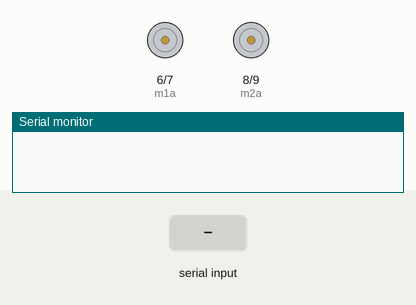
A sketch run on a simulated Arduino Uno, built with avr-gcc and run on an emulated ATmega328P. On the bench: motor-driver pin pairs drawn as motors (green arrow = first pin HIGH = forward, orange = second pin HIGH = backward, longer = more drive), the last lines printed to the serial monitor. Inputs (shaded band) come from the test bench.

Above: at 1.2 s.
1.3 s: "1" received over Serial
At 1.7 s:
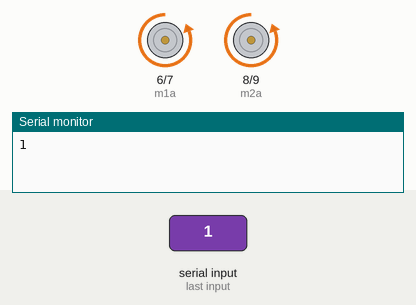
2.8 s: "2" received over Serial
At 4.0 s:
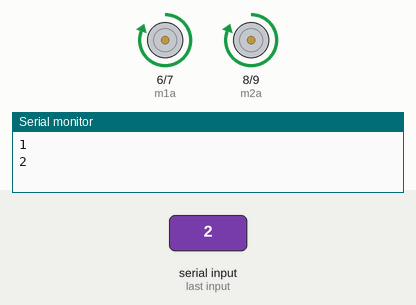
4.3 s: "3" received over Serial
At 5.2 s:
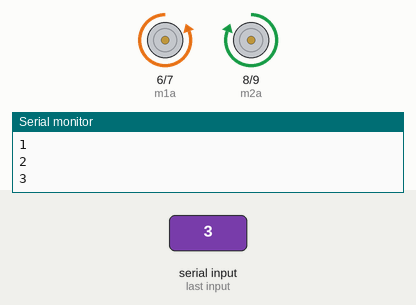
5.8 s: "4" received over Serial
At 6.3 s:
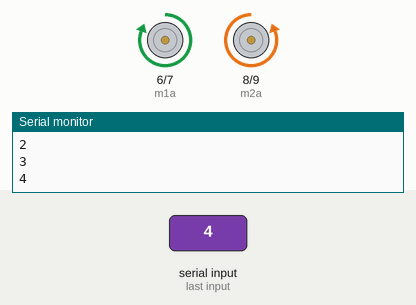
7.3 s: "0" received over Serial
At 8.7 s:
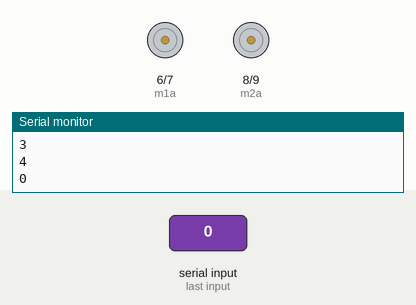
Timing chart, 0 to 9.8 s (numbered marks = the images above; inputs shaded):
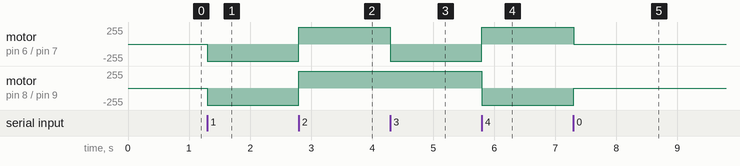

The sketch:

bluetooth_robot_code.ino
```cpp
#define m1a 6
#define m1b 7
#define m2a 8
#define m2b 9
char data;
void setup() {
  // put your setup code here, to run once:
pinMode(m1a,OUTPUT);
pinMode(m1b,OUTPUT);
pinMode(m2a,OUTPUT);
pinMode(m2b,OUTPUT);
Serial.begin(9600);
}

void loop() {
  // put your main code here, to run repeatedly:

  if(Serial.available()>0){
    data=Serial.read();
    Serial.println(data);

    if(data=='1'){
      digitalWrite(m1a,LOW);
      digitalWrite(m1b,HIGH);
      digitalWrite(m2a,LOW);
      digitalWrite(m2b,HIGH);
      }

     else if(data=='0'){
      digitalWrite(m1a,LOW);
      digitalWrite(m1b,LOW);
      digitalWrite(m2a,LOW);
      digitalWrite(m2b,LOW);

      }
    else if(data=='2'){
      digitalWrite(m1a,HIGH);
      digitalWrite(m1b,LOW);
      digitalWrite(m2a,HIGH);
      digitalWrite(m2b,LOW);
      }
    else if(data=='3'){
      digitalWrite(m1a,LOW);
      digitalWrite(m1b,HIGH);
      digitalWrite(m2a,HIGH);
      digitalWrite(m2b,LOW);
      }
    else if(data=='4'){
      digitalWrite(m1a,HIGH);
      digitalWrite(m1b,LOW);
      digitalWrite(m2a,LOW);
      digitalWrite(m2b,HIGH);
      }
     else{
      digitalWrite(m1a,LOW);
      digitalWrite(m1b,LOW);
      digitalWrite(m2a,LOW);
      digitalWrite(m2b,LOW);
     }
  }
}
```

Measured:
- after the input at 1.3 s, motor on pin 6 (m1a) / pin 7 (m1b), motor on pin 8 (m2a) / pin 9 (m2b): stopped → backward 255/255 at once
- after the input at 2.8 s, motor on pin 6 (m1a) / pin 7 (m1b), motor on pin 8 (m2a) / pin 9 (m2b): backward 255/255 → forward 255/255 at once
- after the input at 4.3 s, motor on pin 6 (m1a) / pin 7 (m1b): forward 255/255 → backward 255/255 at once
- after the input at 5.8 s, motor on pin 6 (m1a) / pin 7 (m1b): backward 255/255 → forward 255/255 at once; motor on pin 8 (m2a) / pin 9 (m2b): forward 255/255 → backward 255/255 at once
- after the input at 7.3 s, motor on pin 6 (m1a) / pin 7 (m1b): forward 255/255 → stopped at once; motor on pin 8 (m2a) / pin 9 (m2b): backward 255/255 → stopped at once
